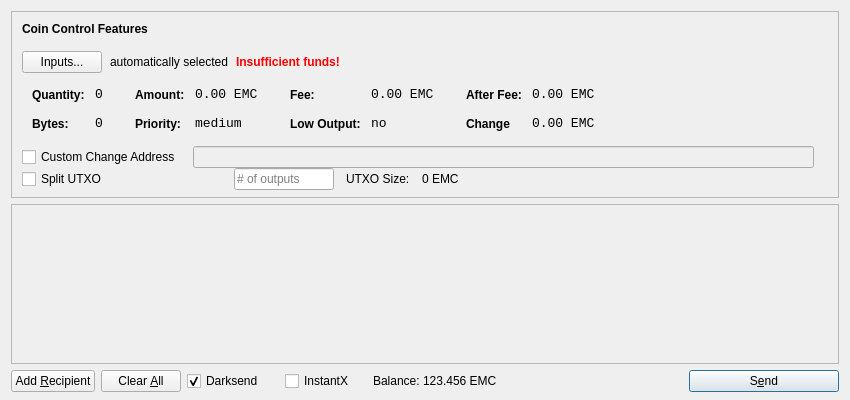
<?xml version="1.0" encoding="UTF-8"?>
<ui version="4.0">
 <class>SendCoinsDialog</class>
 <widget class="QDialog" name="SendCoinsDialog">
  <property name="geometry">
   <rect>
    <x>0</x>
    <y>0</y>
    <width>850</width>
    <height>400</height>
   </rect>
  </property>
  <property name="windowTitle">
   <string>Send Coins</string>
  </property>
  <layout class="QVBoxLayout" name="verticalLayout" stretch="0,1,0">
   <property name="bottomMargin">
    <number>8</number>
   </property>
   <item>
    <widget class="QFrame" name="frameCoinControl">
     <property name="sizePolicy">
      <sizepolicy hsizetype="Expanding" vsizetype="Expanding">
       <horstretch>0</horstretch>
       <verstretch>0</verstretch>
      </sizepolicy>
     </property>
     <property name="maximumSize">
      <size>
       <width>16777215</width>
       <height>16777215</height>
      </size>
     </property>
     <property name="frameShape">
      <enum>QFrame::StyledPanel</enum>
     </property>
     <property name="frameShadow">
      <enum>QFrame::Sunken</enum>
     </property>
     <layout class="QVBoxLayout" name="verticalLayoutCoinControl2">
      <property name="spacing">
       <number>-1</number>
      </property>
      <property name="leftMargin">
       <number>0</number>
      </property>
      <property name="topMargin">
       <number>0</number>
      </property>
      <property name="rightMargin">
       <number>0</number>
      </property>
      <property name="bottomMargin">
       <number>6</number>
      </property>
      <item>
       <layout class="QVBoxLayout" name="verticalLayoutCoinControl" stretch="0,0,0,0,1">
        <property name="spacing">
         <number>0</number>
        </property>
        <property name="leftMargin">
         <number>10</number>
        </property>
        <property name="topMargin">
         <number>10</number>
        </property>
        <item>
         <layout class="QHBoxLayout" name="horizontalLayoutCoinControl1">
          <property name="bottomMargin">
           <number>15</number>
          </property>
          <item>
           <widget class="QLabel" name="labelCoinControlFeatures">
            <property name="sizePolicy">
             <sizepolicy hsizetype="Preferred" vsizetype="Maximum">
              <horstretch>0</horstretch>
              <verstretch>0</verstretch>
             </sizepolicy>
            </property>
            <property name="font">
             <font>
              <weight>75</weight>
              <bold>true</bold>
             </font>
            </property>
            <property name="styleSheet">
             <string notr="true">font-weight:bold;</string>
            </property>
            <property name="text">
             <string>Coin Control Features</string>
            </property>
           </widget>
          </item>
         </layout>
        </item>
        <item>
         <layout class="QHBoxLayout" name="horizontalLayoutCoinControl2" stretch="0,0,0,0">
          <property name="spacing">
           <number>8</number>
          </property>
          <property name="bottomMargin">
           <number>10</number>
          </property>
          <item>
           <widget class="QPushButton" name="pushButtonCoinControl">
            <property name="styleSheet">
             <string notr="true"/>
            </property>
            <property name="text">
             <string>Inputs...</string>
            </property>
           </widget>
          </item>
          <item>
           <widget class="QLabel" name="labelCoinControlAutomaticallySelected">
            <property name="text">
             <string>automatically selected</string>
            </property>
            <property name="margin">
             <number>5</number>
            </property>
           </widget>
          </item>
          <item>
           <widget class="QLabel" name="labelCoinControlInsuffFunds">
            <property name="font">
             <font>
              <weight>75</weight>
              <bold>true</bold>
             </font>
            </property>
            <property name="styleSheet">
             <string notr="true">color:red;font-weight:bold;</string>
            </property>
            <property name="text">
             <string>Insufficient funds!</string>
            </property>
            <property name="margin">
             <number>5</number>
            </property>
           </widget>
          </item>
          <item>
           <spacer name="horizontalSpacerCoinControl">
            <property name="orientation">
             <enum>Qt::Horizontal</enum>
            </property>
            <property name="sizeHint" stdset="0">
             <size>
              <width>40</width>
              <height>1</height>
             </size>
            </property>
           </spacer>
          </item>
         </layout>
        </item>
        <item>
         <widget class="QWidget" name="widgetCoinControl" native="true">
          <property name="sizePolicy">
           <sizepolicy hsizetype="Preferred" vsizetype="Preferred">
            <horstretch>0</horstretch>
            <verstretch>0</verstretch>
           </sizepolicy>
          </property>
          <property name="minimumSize">
           <size>
            <width>0</width>
            <height>0</height>
           </size>
          </property>
          <property name="styleSheet">
           <string notr="true"/>
          </property>
          <layout class="QHBoxLayout" name="horizontalLayoutCoinControl5">
           <property name="margin">
            <number>0</number>
           </property>
           <item>
            <layout class="QHBoxLayout" name="horizontalLayoutCoinControl3" stretch="0,0,0,1">
             <property name="spacing">
              <number>20</number>
             </property>
             <property name="topMargin">
              <number>0</number>
             </property>
             <property name="bottomMargin">
              <number>10</number>
             </property>
             <item>
              <layout class="QFormLayout" name="formLayoutCoinControl1">
               <property name="horizontalSpacing">
                <number>10</number>
               </property>
               <property name="verticalSpacing">
                <number>14</number>
               </property>
               <property name="leftMargin">
                <number>10</number>
               </property>
               <property name="topMargin">
                <number>4</number>
               </property>
               <property name="rightMargin">
                <number>6</number>
               </property>
               <item row="0" column="0">
                <widget class="QLabel" name="labelCoinControlQuantityText">
                 <property name="styleSheet">
                  <string notr="true">font-weight:bold;</string>
                 </property>
                 <property name="text">
                  <string>Quantity:</string>
                 </property>
                 <property name="margin">
                  <number>0</number>
                 </property>
                </widget>
               </item>
               <item row="0" column="1">
                <widget class="QLabel" name="labelCoinControlQuantity">
                 <property name="font">
                  <font>
                   <family>Monospace</family>
                   <pointsize>10</pointsize>
                  </font>
                 </property>
                 <property name="cursor">
                  <cursorShape>IBeamCursor</cursorShape>
                 </property>
                 <property name="contextMenuPolicy">
                  <enum>Qt::ActionsContextMenu</enum>
                 </property>
                 <property name="text">
                  <string>0</string>
                 </property>
                 <property name="margin">
                  <number>0</number>
                 </property>
                 <property name="textInteractionFlags">
                  <set>Qt::LinksAccessibleByMouse|Qt::TextSelectableByKeyboard|Qt::TextSelectableByMouse</set>
                 </property>
                </widget>
               </item>
               <item row="1" column="0">
                <widget class="QLabel" name="labelCoinControlBytesText">
                 <property name="styleSheet">
                  <string notr="true">font-weight:bold;</string>
                 </property>
                 <property name="text">
                  <string>Bytes:</string>
                 </property>
                </widget>
               </item>
               <item row="1" column="1">
                <widget class="QLabel" name="labelCoinControlBytes">
                 <property name="font">
                  <font>
                   <family>Monospace</family>
                   <pointsize>10</pointsize>
                  </font>
                 </property>
                 <property name="cursor">
                  <cursorShape>IBeamCursor</cursorShape>
                 </property>
                 <property name="contextMenuPolicy">
                  <enum>Qt::ActionsContextMenu</enum>
                 </property>
                 <property name="text">
                  <string>0</string>
                 </property>
                 <property name="textInteractionFlags">
                  <set>Qt::LinksAccessibleByMouse|Qt::TextSelectableByKeyboard|Qt::TextSelectableByMouse</set>
                 </property>
                </widget>
               </item>
              </layout>
             </item>
             <item>
              <layout class="QFormLayout" name="formLayoutCoinControl2">
               <property name="horizontalSpacing">
                <number>10</number>
               </property>
               <property name="verticalSpacing">
                <number>14</number>
               </property>
               <property name="leftMargin">
                <number>6</number>
               </property>
               <property name="topMargin">
                <number>4</number>
               </property>
               <property name="rightMargin">
                <number>6</number>
               </property>
               <item row="0" column="0">
                <widget class="QLabel" name="labelCoinControlAmountText">
                 <property name="styleSheet">
                  <string notr="true">font-weight:bold;</string>
                 </property>
                 <property name="text">
                  <string>Amount:</string>
                 </property>
                 <property name="margin">
                  <number>0</number>
                 </property>
                </widget>
               </item>
               <item row="0" column="1">
                <widget class="QLabel" name="labelCoinControlAmount">
                 <property name="font">
                  <font>
                   <family>Monospace</family>
                   <pointsize>10</pointsize>
                  </font>
                 </property>
                 <property name="cursor">
                  <cursorShape>IBeamCursor</cursorShape>
                 </property>
                 <property name="contextMenuPolicy">
                  <enum>Qt::ActionsContextMenu</enum>
                 </property>
                 <property name="text">
                  <string>0.00 EMC</string>
                 </property>
                 <property name="textInteractionFlags">
                  <set>Qt::LinksAccessibleByMouse|Qt::TextSelectableByKeyboard|Qt::TextSelectableByMouse</set>
                 </property>
                </widget>
               </item>
               <item row="1" column="0">
                <widget class="QLabel" name="labelCoinControlPriorityText">
                 <property name="styleSheet">
                  <string notr="true">font-weight:bold;</string>
                 </property>
                 <property name="text">
                  <string>Priority:</string>
                 </property>
                </widget>
               </item>
               <item row="1" column="1">
                <widget class="QLabel" name="labelCoinControlPriority">
                 <property name="font">
                  <font>
                   <family>Monospace</family>
                   <pointsize>10</pointsize>
                  </font>
                 </property>
                 <property name="cursor">
                  <cursorShape>IBeamCursor</cursorShape>
                 </property>
                 <property name="contextMenuPolicy">
                  <enum>Qt::ActionsContextMenu</enum>
                 </property>
                 <property name="text">
                  <string>medium</string>
                 </property>
                 <property name="textInteractionFlags">
                  <set>Qt::LinksAccessibleByMouse|Qt::TextSelectableByKeyboard|Qt::TextSelectableByMouse</set>
                 </property>
                </widget>
               </item>
              </layout>
             </item>
             <item>
              <layout class="QFormLayout" name="formLayoutCoinControl3">
               <property name="horizontalSpacing">
                <number>10</number>
               </property>
               <property name="verticalSpacing">
                <number>14</number>
               </property>
               <property name="leftMargin">
                <number>6</number>
               </property>
               <property name="topMargin">
                <number>4</number>
               </property>
               <property name="rightMargin">
                <number>6</number>
               </property>
               <item row="0" column="0">
                <widget class="QLabel" name="labelCoinControlFeeText">
                 <property name="styleSheet">
                  <string notr="true">font-weight:bold;</string>
                 </property>
                 <property name="text">
                  <string>Fee:</string>
                 </property>
                 <property name="margin">
                  <number>0</number>
                 </property>
                </widget>
               </item>
               <item row="0" column="1">
                <widget class="QLabel" name="labelCoinControlFee">
                 <property name="font">
                  <font>
                   <family>Monospace</family>
                   <pointsize>10</pointsize>
                  </font>
                 </property>
                 <property name="cursor">
                  <cursorShape>IBeamCursor</cursorShape>
                 </property>
                 <property name="contextMenuPolicy">
                  <enum>Qt::ActionsContextMenu</enum>
                 </property>
                 <property name="text">
                  <string>0.00 EMC</string>
                 </property>
                 <property name="textInteractionFlags">
                  <set>Qt::LinksAccessibleByMouse|Qt::TextSelectableByKeyboard|Qt::TextSelectableByMouse</set>
                 </property>
                </widget>
               </item>
               <item row="1" column="0">
                <widget class="QLabel" name="labelCoinControlLowOutputText">
                 <property name="styleSheet">
                  <string notr="true">font-weight:bold;</string>
                 </property>
                 <property name="text">
                  <string>Low Output:</string>
                 </property>
                </widget>
               </item>
               <item row="1" column="1">
                <widget class="QLabel" name="labelCoinControlLowOutput">
                 <property name="font">
                  <font>
                   <family>Monospace</family>
                   <pointsize>10</pointsize>
                  </font>
                 </property>
                 <property name="cursor">
                  <cursorShape>IBeamCursor</cursorShape>
                 </property>
                 <property name="contextMenuPolicy">
                  <enum>Qt::ActionsContextMenu</enum>
                 </property>
                 <property name="text">
                  <string>no</string>
                 </property>
                 <property name="textInteractionFlags">
                  <set>Qt::LinksAccessibleByMouse|Qt::TextSelectableByKeyboard|Qt::TextSelectableByMouse</set>
                 </property>
                </widget>
               </item>
              </layout>
             </item>
             <item>
              <layout class="QFormLayout" name="formLayoutCoinControl4">
               <property name="horizontalSpacing">
                <number>10</number>
               </property>
               <property name="verticalSpacing">
                <number>14</number>
               </property>
               <property name="leftMargin">
                <number>6</number>
               </property>
               <property name="topMargin">
                <number>4</number>
               </property>
               <property name="rightMargin">
                <number>6</number>
               </property>
               <item row="0" column="0">
                <widget class="QLabel" name="labelCoinControlAfterFeeText">
                 <property name="styleSheet">
                  <string notr="true">font-weight:bold;</string>
                 </property>
                 <property name="text">
                  <string>After Fee:</string>
                 </property>
                 <property name="margin">
                  <number>0</number>
                 </property>
                </widget>
               </item>
               <item row="0" column="1">
                <widget class="QLabel" name="labelCoinControlAfterFee">
                 <property name="font">
                  <font>
                   <family>Monospace</family>
                   <pointsize>10</pointsize>
                  </font>
                 </property>
                 <property name="cursor">
                  <cursorShape>IBeamCursor</cursorShape>
                 </property>
                 <property name="contextMenuPolicy">
                  <enum>Qt::ActionsContextMenu</enum>
                 </property>
                 <property name="text">
                  <string>0.00 EMC</string>
                 </property>
                 <property name="textInteractionFlags">
                  <set>Qt::LinksAccessibleByMouse|Qt::TextSelectableByKeyboard|Qt::TextSelectableByMouse</set>
                 </property>
                </widget>
               </item>
               <item row="1" column="0">
                <widget class="QLabel" name="labelCoinControlChangeText">
                 <property name="styleSheet">
                  <string notr="true">font-weight:bold;</string>
                 </property>
                 <property name="text">
                  <string>Change</string>
                 </property>
                </widget>
               </item>
               <item row="1" column="1">
                <widget class="QLabel" name="labelCoinControlChange">
                 <property name="font">
                  <font>
                   <family>Monospace</family>
                   <pointsize>10</pointsize>
                  </font>
                 </property>
                 <property name="cursor">
                  <cursorShape>IBeamCursor</cursorShape>
                 </property>
                 <property name="contextMenuPolicy">
                  <enum>Qt::ActionsContextMenu</enum>
                 </property>
                 <property name="text">
                  <string>0.00 EMC</string>
                 </property>
                 <property name="textInteractionFlags">
                  <set>Qt::LinksAccessibleByMouse|Qt::TextSelectableByKeyboard|Qt::TextSelectableByMouse</set>
                 </property>
                </widget>
               </item>
              </layout>
             </item>
            </layout>
           </item>
          </layout>
         </widget>
        </item>
        <item>
         <layout class="QHBoxLayout" name="horizontalLayoutCoinControl4" stretch="0,0,0">
          <property name="spacing">
           <number>12</number>
          </property>
          <property name="sizeConstraint">
           <enum>QLayout::SetDefaultConstraint</enum>
          </property>
          <property name="topMargin">
           <number>5</number>
          </property>
          <property name="rightMargin">
           <number>5</number>
          </property>
          <item>
           <widget class="QCheckBox" name="checkBoxCoinControlChange">
            <property name="text">
             <string>Custom Change Address</string>
            </property>
           </widget>
          </item>
          <item>
           <widget class="QLineEdit" name="lineEditCoinControlChange">
            <property name="enabled">
             <bool>false</bool>
            </property>
            <property name="sizePolicy">
             <sizepolicy hsizetype="Expanding" vsizetype="Fixed">
              <horstretch>0</horstretch>
              <verstretch>0</verstretch>
             </sizepolicy>
            </property>
           </widget>
          </item>
          <item>
           <widget class="QLabel" name="labelCoinControlChangeLabel">
            <property name="sizePolicy">
             <sizepolicy hsizetype="Preferred" vsizetype="Expanding">
              <horstretch>0</horstretch>
              <verstretch>0</verstretch>
             </sizepolicy>
            </property>
            <property name="minimumSize">
             <size>
              <width>0</width>
              <height>0</height>
             </size>
            </property>
            <property name="text">
             <string/>
            </property>
            <property name="margin">
             <number>3</number>
            </property>
           </widget>
          </item>
         </layout>
        </item>
        <item>
         <layout class="QHBoxLayout" name="horizontalLayoutCoinControl6">
          <property name="spacing">
           <number>12</number>
          </property>
          <property name="rightMargin">
           <number>0</number>
          </property>
          <item>
           <widget class="QCheckBox" name="splitBlockCheckBox">
            <property name="sizePolicy">
             <sizepolicy hsizetype="Preferred" vsizetype="Preferred">
              <horstretch>0</horstretch>
              <verstretch>0</verstretch>
             </sizepolicy>
            </property>
            <property name="minimumSize">
             <size>
              <width>200</width>
              <height>0</height>
             </size>
            </property>
            <property name="maximumSize">
             <size>
              <width>200</width>
              <height>16777215</height>
             </size>
            </property>
            <property name="text">
             <string>Split UTXO</string>
            </property>
           </widget>
          </item>
          <item>
           <widget class="QLineEdit" name="splitBlockLineEdit">
            <property name="sizePolicy">
             <sizepolicy hsizetype="Preferred" vsizetype="Preferred">
              <horstretch>50</horstretch>
              <verstretch>0</verstretch>
             </sizepolicy>
            </property>
            <property name="minimumSize">
             <size>
              <width>100</width>
              <height>0</height>
             </size>
            </property>
            <property name="maximumSize">
             <size>
              <width>100</width>
              <height>16777215</height>
             </size>
            </property>
            <property name="placeholderText">
             <string># of outputs</string>
            </property>
           </widget>
          </item>
          <item>
           <widget class="QLabel" name="labelBlockSizeText">
            <property name="text">
             <string>UTXO Size:</string>
            </property>
           </widget>
          </item>
          <item>
           <widget class="QLabel" name="labelBlockSize">
            <property name="text">
             <string>0 EMC</string>
            </property>
           </widget>
          </item>
          <item>
           <spacer name="horizontalSpacer_7">
            <property name="orientation">
             <enum>Qt::Horizontal</enum>
            </property>
            <property name="sizeHint" stdset="0">
             <size>
              <width>40</width>
              <height>20</height>
             </size>
            </property>
           </spacer>
          </item>
         </layout>
        </item>
        <item>
         <spacer name="verticalSpacerCoinControl">
          <property name="orientation">
           <enum>Qt::Vertical</enum>
          </property>
          <property name="sizeHint" stdset="0">
           <size>
            <width>800</width>
            <height>1</height>
           </size>
          </property>
         </spacer>
        </item>
       </layout>
      </item>
     </layout>
    </widget>
   </item>
   <item>
    <widget class="QScrollArea" name="scrollArea">
     <property name="widgetResizable">
      <bool>true</bool>
     </property>
     <widget class="QWidget" name="scrollAreaWidgetContents">
      <property name="geometry">
       <rect>
        <x>0</x>
        <y>0</y>
        <width>830</width>
        <height>165</height>
       </rect>
      </property>
      <layout class="QVBoxLayout" name="verticalLayout_2">
       <property name="margin">
        <number>0</number>
       </property>
       <item>
        <layout class="QVBoxLayout" name="entries">
         <property name="spacing">
          <number>6</number>
         </property>
        </layout>
       </item>
       <item>
        <spacer name="verticalSpacer">
         <property name="orientation">
          <enum>Qt::Vertical</enum>
         </property>
         <property name="sizeHint" stdset="0">
          <size>
           <width>20</width>
           <height>40</height>
          </size>
         </property>
        </spacer>
       </item>
      </layout>
     </widget>
    </widget>
   </item>
   <item>
    <layout class="QHBoxLayout" name="horizontalLayout">
     <item>
      <widget class="QPushButton" name="addButton">
       <property name="toolTip">
        <string>Send to multiple recipients at once</string>
       </property>
       <property name="text">
        <string>Add &amp;Recipient</string>
       </property>
       <property name="autoDefault">
        <bool>false</bool>
       </property>
      </widget>
     </item>
     <item>
      <widget class="QPushButton" name="clearButton">
       <property name="sizePolicy">
        <sizepolicy hsizetype="Minimum" vsizetype="Fixed">
         <horstretch>0</horstretch>
         <verstretch>0</verstretch>
        </sizepolicy>
       </property>
       <property name="toolTip">
        <string>Remove all transaction fields</string>
       </property>
       <property name="text">
        <string>Clear &amp;All</string>
       </property>
       <property name="autoRepeatDelay">
        <number>300</number>
       </property>
       <property name="autoDefault">
        <bool>false</bool>
       </property>
      </widget>
     </item>
     <item>
      <layout class="QHBoxLayout" name="horizontalLayout_2">
       <property name="spacing">
        <number>3</number>
       </property>
        <item>
        <widget class="QCheckBox" name="checkUseDarksend">
         <property name="minimumSize">
          <size>
           <width>95</width>
           <height>0</height>
          </size>
         </property>
         <property name="text">
          <string>Darksend</string>
         </property>
         <property name="checked">
          <bool>true</bool>
         </property>
        </widget>
       </item>
       <item>
        <widget class="QCheckBox" name="checkInstantX">
         <property name="enabled">
          <bool>true</bool>
         </property>
         <property name="minimumSize">
          <size>
           <width>85</width>
           <height>0</height>
          </size>
         </property>
         <property name="text">
          <string>InstantX</string>
         </property>
        </widget>
       </item>
       <item>
        <widget class="QLabel" name="label">
         <property name="sizePolicy">
          <sizepolicy hsizetype="Preferred" vsizetype="Fixed">
           <horstretch>0</horstretch>
           <verstretch>0</verstretch>
          </sizepolicy>
         </property>
         <property name="text">
          <string>Balance:</string>
         </property>
        </widget>
       </item>
       <item>
        <widget class="QLabel" name="labelBalance">
         <property name="sizePolicy">
          <sizepolicy hsizetype="Preferred" vsizetype="Fixed">
           <horstretch>0</horstretch>
           <verstretch>0</verstretch>
          </sizepolicy>
         </property>
         <property name="cursor">
          <cursorShape>IBeamCursor</cursorShape>
         </property>
         <property name="text">
          <string>123.456 EMC</string>
         </property>
         <property name="textInteractionFlags">
          <set>Qt::LinksAccessibleByMouse|Qt::TextSelectableByKeyboard|Qt::TextSelectableByMouse</set>
         </property>
        </widget>
       </item>
      </layout>
     </item>
     <item>
      <spacer name="horizontalSpacer">
       <property name="orientation">
        <enum>Qt::Horizontal</enum>
       </property>
       <property name="sizeHint" stdset="0">
        <size>
         <width>40</width>
         <height>20</height>
        </size>
       </property>
      </spacer>
     </item>
     <item>
      <widget class="QPushButton" name="sendButton">
       <property name="minimumSize">
        <size>
         <width>150</width>
         <height>0</height>
        </size>
       </property>
       <property name="toolTip">
        <string>Confirm the send action</string>
       </property>
       <property name="text">
        <string>S&amp;end</string>
       </property>
       <property name="icon">
        <iconset resource="../bitcoin.qrc">
         <normaloff>:/icons/send</normaloff>:/icons/send</iconset>
       </property>
       <property name="default">
        <bool>true</bool>
       </property>
      </widget>
     </item>
    </layout>
   </item>
  </layout>
 </widget>
 <resources>
  <include location="../bitcoin.qrc"/>
 </resources>
 <connections/>
</ui>
